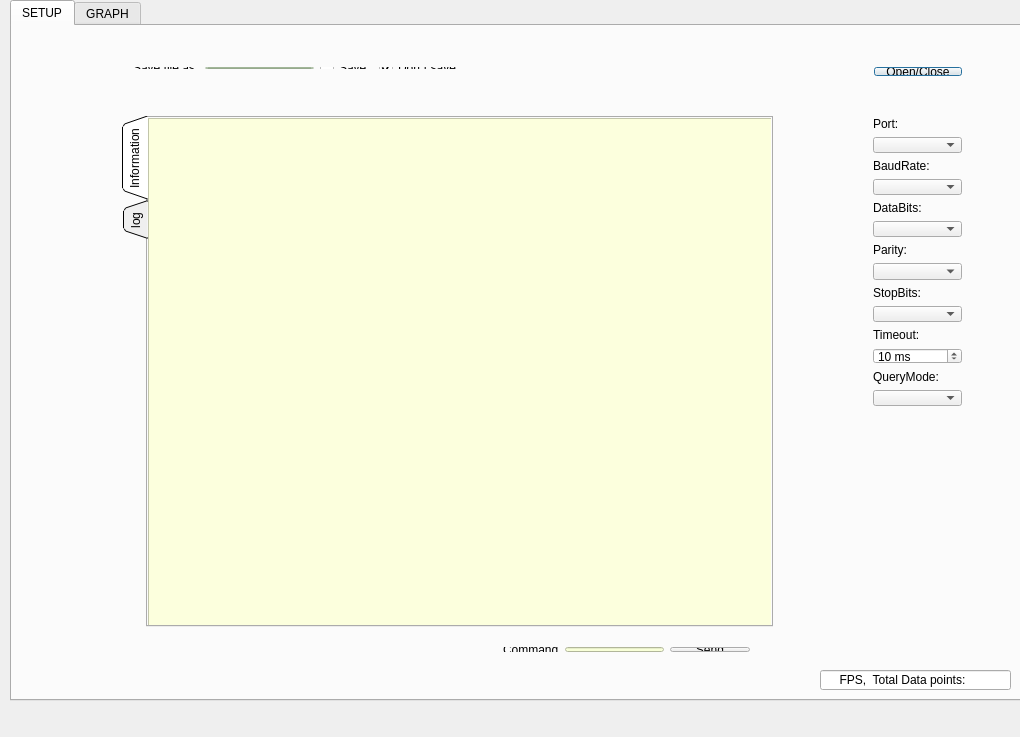
<?xml version="1.0" encoding="UTF-8"?>
<ui version="4.0">
 <class>Dialog</class>
 <widget class="QDialog" name="Dialog">
  <property name="geometry">
   <rect>
    <x>0</x>
    <y>0</y>
    <width>1020</width>
    <height>737</height>
   </rect>
  </property>
  <property name="windowTitle">
   <string>Dialog</string>
  </property>
  <widget class="QTabWidget" name="tabWidget">
   <property name="geometry">
    <rect>
     <x>10</x>
     <y>0</y>
     <width>1011</width>
     <height>701</height>
    </rect>
   </property>
   <property name="currentIndex">
    <number>0</number>
   </property>
   <widget class="QWidget" name="tab_setup">
    <attribute name="title">
     <string>SETUP</string>
    </attribute>
    <widget class="QWidget" name="layoutWidget">
     <property name="geometry">
      <rect>
       <x>820</x>
       <y>30</y>
       <width>141</width>
       <height>31</height>
      </rect>
     </property>
     <layout class="QHBoxLayout" name="horizontalLayout">
      <item>
       <widget class="HLed" name="led" native="true">
        <property name="sizePolicy">
         <sizepolicy hsizetype="Fixed" vsizetype="Fixed">
          <horstretch>0</horstretch>
          <verstretch>0</verstretch>
         </sizepolicy>
        </property>
        <property name="minimumSize">
         <size>
          <width>20</width>
          <height>20</height>
         </size>
        </property>
        <property name="maximumSize">
         <size>
          <width>25</width>
          <height>25</height>
         </size>
        </property>
       </widget>
      </item>
      <item>
       <widget class="QPushButton" name="openCloseButton">
        <property name="text">
         <string>Open/Close</string>
        </property>
       </widget>
      </item>
     </layout>
    </widget>
    <widget class="QTabWidget" name="tabWidget_2">
     <property name="geometry">
      <rect>
       <x>110</x>
       <y>90</y>
       <width>651</width>
       <height>511</height>
      </rect>
     </property>
     <property name="contextMenuPolicy">
      <enum>Qt::DefaultContextMenu</enum>
     </property>
     <property name="tabPosition">
      <enum>QTabWidget::West</enum>
     </property>
     <property name="tabShape">
      <enum>QTabWidget::Triangular</enum>
     </property>
     <property name="currentIndex">
      <number>0</number>
     </property>
     <widget class="QWidget" name="tab_raw">
      <attribute name="title">
       <string>Information</string>
      </attribute>
      <widget class="QPlainTextEdit" name="recvEdit">
       <property name="geometry">
        <rect>
         <x>0</x>
         <y>0</y>
         <width>631</width>
         <height>511</height>
        </rect>
       </property>
       <property name="styleSheet">
        <string notr="true">background-color: rgb(252, 255, 221);</string>
       </property>
       <property name="maximumBlockCount">
        <number>800</number>
       </property>
      </widget>
     </widget>
     <widget class="QWidget" name="tab_log">
      <attribute name="title">
       <string>log</string>
      </attribute>
     </widget>
    </widget>
    <widget class="QWidget" name="layoutWidget">
     <property name="geometry">
      <rect>
       <x>850</x>
       <y>80</y>
       <width>111</width>
       <height>311</height>
      </rect>
     </property>
     <layout class="QVBoxLayout" name="verticalLayout">
      <item>
       <widget class="QLabel" name="label">
        <property name="text">
         <string>Port:</string>
        </property>
       </widget>
      </item>
      <item>
       <widget class="QComboBox" name="portBox"/>
      </item>
      <item>
       <widget class="QLabel" name="label_2">
        <property name="text">
         <string>BaudRate:</string>
        </property>
       </widget>
      </item>
      <item>
       <widget class="QComboBox" name="baudRateBox"/>
      </item>
      <item>
       <widget class="QLabel" name="label_3">
        <property name="text">
         <string>DataBits:</string>
        </property>
       </widget>
      </item>
      <item>
       <widget class="QComboBox" name="dataBitsBox"/>
      </item>
      <item>
       <widget class="QLabel" name="label_4">
        <property name="text">
         <string>Parity:</string>
        </property>
       </widget>
      </item>
      <item>
       <widget class="QComboBox" name="parityBox"/>
      </item>
      <item>
       <widget class="QLabel" name="label_5">
        <property name="text">
         <string>StopBits:</string>
        </property>
       </widget>
      </item>
      <item>
       <widget class="QComboBox" name="stopBitsBox"/>
      </item>
      <item>
       <widget class="QLabel" name="label_7">
        <property name="text">
         <string>Timeout:</string>
        </property>
       </widget>
      </item>
      <item>
       <widget class="QSpinBox" name="timeoutBox">
        <property name="suffix">
         <string> ms</string>
        </property>
        <property name="minimum">
         <number>-1</number>
        </property>
        <property name="maximum">
         <number>10000</number>
        </property>
        <property name="singleStep">
         <number>10</number>
        </property>
        <property name="value">
         <number>10</number>
        </property>
       </widget>
      </item>
      <item>
       <widget class="QLabel" name="label_6">
        <property name="text">
         <string>QueryMode:</string>
        </property>
       </widget>
      </item>
      <item>
       <widget class="QComboBox" name="queryModeBox"/>
      </item>
     </layout>
    </widget>
    <widget class="QWidget" name="layoutWidget">
     <property name="geometry">
      <rect>
       <x>480</x>
       <y>610</y>
       <width>269</width>
       <height>27</height>
      </rect>
     </property>
     <layout class="QHBoxLayout" name="horizontalLayout_6">
      <item>
       <widget class="QLabel" name="label_9">
        <property name="text">
         <string>Command</string>
        </property>
       </widget>
      </item>
      <item>
       <layout class="QHBoxLayout" name="horizontalLayout_2">
        <item>
         <widget class="QLineEdit" name="sendEdit">
          <property name="styleSheet">
           <string notr="true">background-color: rgb(248, 255, 216);</string>
          </property>
         </widget>
        </item>
        <item>
         <widget class="QPushButton" name="sendButton">
          <property name="text">
           <string>Send</string>
          </property>
         </widget>
        </item>
       </layout>
      </item>
     </layout>
    </widget>
    <widget class="QWidget" name="layoutWidget">
     <property name="geometry">
      <rect>
       <x>110</x>
       <y>30</y>
       <width>351</width>
       <height>24</height>
      </rect>
     </property>
     <layout class="QHBoxLayout" name="horizontalLayout_8">
      <item>
       <layout class="QHBoxLayout" name="horizontalLayout_3">
        <item>
         <widget class="QLabel" name="label_8">
          <property name="text">
           <string>Save file as:</string>
          </property>
         </widget>
        </item>
        <item>
         <widget class="QLineEdit" name="logFile">
          <property name="styleSheet">
           <string notr="true">background-color: rgb(225, 255, 213);</string>
          </property>
         </widget>
        </item>
       </layout>
      </item>
      <item>
       <layout class="QHBoxLayout" name="horizontalLayout_7">
        <item>
         <widget class="QCheckBox" name="saveBox">
          <property name="text">
           <string>Save</string>
          </property>
         </widget>
        </item>
        <item>
         <widget class="QCheckBox" name="checkBox">
          <property name="text">
           <string>Don´t save</string>
          </property>
          <property name="checkable">
           <bool>true</bool>
          </property>
          <property name="checked">
           <bool>true</bool>
          </property>
         </widget>
        </item>
       </layout>
      </item>
     </layout>
    </widget>
   </widget>
   <widget class="QWidget" name="tab_graph">
    <attribute name="title">
     <string>GRAPH</string>
    </attribute>
    <widget class="QCustomPlot" name="customPlot" native="true">
     <property name="geometry">
      <rect>
       <x>0</x>
       <y>30</y>
       <width>500</width>
       <height>451</height>
      </rect>
     </property>
    </widget>
    <widget class="QCustomPlot" name="customPlot2" native="true">
     <property name="geometry">
      <rect>
       <x>500</x>
       <y>30</y>
       <width>500</width>
       <height>451</height>
      </rect>
     </property>
    </widget>
    <widget class="QWidget" name="layoutWidget_2">
     <property name="geometry">
      <rect>
       <x>550</x>
       <y>490</y>
       <width>182</width>
       <height>16</height>
      </rect>
     </property>
     <layout class="QHBoxLayout" name="horizontalLayout_4">
      <item>
       <widget class="QLabel" name="graph2name_1">
        <property name="font">
         <font>
          <weight>75</weight>
          <bold>true</bold>
         </font>
        </property>
        <property name="styleSheet">
         <string notr="true">color: rgb(0, 0, 255);</string>
        </property>
        <property name="text">
         <string>TextLabel</string>
        </property>
       </widget>
      </item>
      <item>
       <widget class="QLabel" name="graph2name_2">
        <property name="font">
         <font>
          <weight>75</weight>
          <bold>true</bold>
         </font>
        </property>
        <property name="styleSheet">
         <string notr="true">color: rgb(170, 0, 0);</string>
        </property>
        <property name="text">
         <string>TextLabel</string>
        </property>
       </widget>
      </item>
      <item>
       <widget class="QLabel" name="graph2name_3">
        <property name="font">
         <font>
          <weight>75</weight>
          <bold>true</bold>
         </font>
        </property>
        <property name="styleSheet">
         <string notr="true">color: rgb(90, 180, 0);</string>
        </property>
        <property name="text">
         <string>TextLabel</string>
        </property>
       </widget>
      </item>
     </layout>
    </widget>
    <widget class="QWidget" name="layoutWidget_3">
     <property name="geometry">
      <rect>
       <x>50</x>
       <y>490</y>
       <width>182</width>
       <height>16</height>
      </rect>
     </property>
     <layout class="QHBoxLayout" name="horizontalLayout_5">
      <item>
       <widget class="QLabel" name="graph1name_1">
        <property name="font">
         <font>
          <weight>75</weight>
          <bold>true</bold>
         </font>
        </property>
        <property name="styleSheet">
         <string notr="true">color: rgb(0, 0, 255);</string>
        </property>
        <property name="text">
         <string>TextLabel</string>
        </property>
       </widget>
      </item>
      <item>
       <widget class="QLabel" name="graph1name_2">
        <property name="font">
         <font>
          <weight>75</weight>
          <bold>true</bold>
         </font>
        </property>
        <property name="styleSheet">
         <string notr="true">color: rgb(170, 0, 0);</string>
        </property>
        <property name="text">
         <string>TextLabel</string>
        </property>
       </widget>
      </item>
      <item>
       <widget class="QLabel" name="graph1name_3">
        <property name="font">
         <font>
          <weight>75</weight>
          <bold>true</bold>
         </font>
        </property>
        <property name="styleSheet">
         <string notr="true">color: rgb(90, 180, 0);</string>
        </property>
        <property name="text">
         <string>TextLabel</string>
        </property>
       </widget>
      </item>
     </layout>
    </widget>
    <widget class="QPushButton" name="playButton">
     <property name="geometry">
      <rect>
       <x>120</x>
       <y>550</y>
       <width>71</width>
       <height>61</height>
      </rect>
     </property>
     <property name="text">
      <string>Start</string>
     </property>
    </widget>
   </widget>
  </widget>
  <widget class="QLineEdit" name="statusPlot">
   <property name="geometry">
    <rect>
     <x>820</x>
     <y>670</y>
     <width>191</width>
     <height>20</height>
    </rect>
   </property>
   <property name="text">
    <string>     FPS,  Total Data points: </string>
   </property>
  </widget>
 </widget>
 <layoutdefault spacing="6" margin="11"/>
 <customwidgets>
  <customwidget>
   <class>HLed</class>
   <extends>QWidget</extends>
   <header>hled.h</header>
   <container>1</container>
  </customwidget>
  <customwidget>
   <class>QCustomPlot</class>
   <extends>QWidget</extends>
   <header>qcustomplot.h</header>
   <container>1</container>
  </customwidget>
 </customwidgets>
 <tabstops>
  <tabstop>tabWidget</tabstop>
  <tabstop>recvEdit</tabstop>
  <tabstop>sendButton</tabstop>
  <tabstop>portBox</tabstop>
  <tabstop>baudRateBox</tabstop>
  <tabstop>dataBitsBox</tabstop>
  <tabstop>parityBox</tabstop>
  <tabstop>stopBitsBox</tabstop>
  <tabstop>timeoutBox</tabstop>
  <tabstop>queryModeBox</tabstop>
  <tabstop>tabWidget_2</tabstop>
  <tabstop>openCloseButton</tabstop>
 </tabstops>
 <resources/>
 <connections>
  <connection>
   <sender>saveBox</sender>
   <signal>pressed()</signal>
   <receiver>checkBox</receiver>
   <slot>click()</slot>
   <hints>
    <hint type="sourcelabel">
     <x>369</x>
     <y>64</y>
    </hint>
    <hint type="destinationlabel">
     <x>410</x>
     <y>67</y>
    </hint>
   </hints>
  </connection>
 </connections>
</ui>
